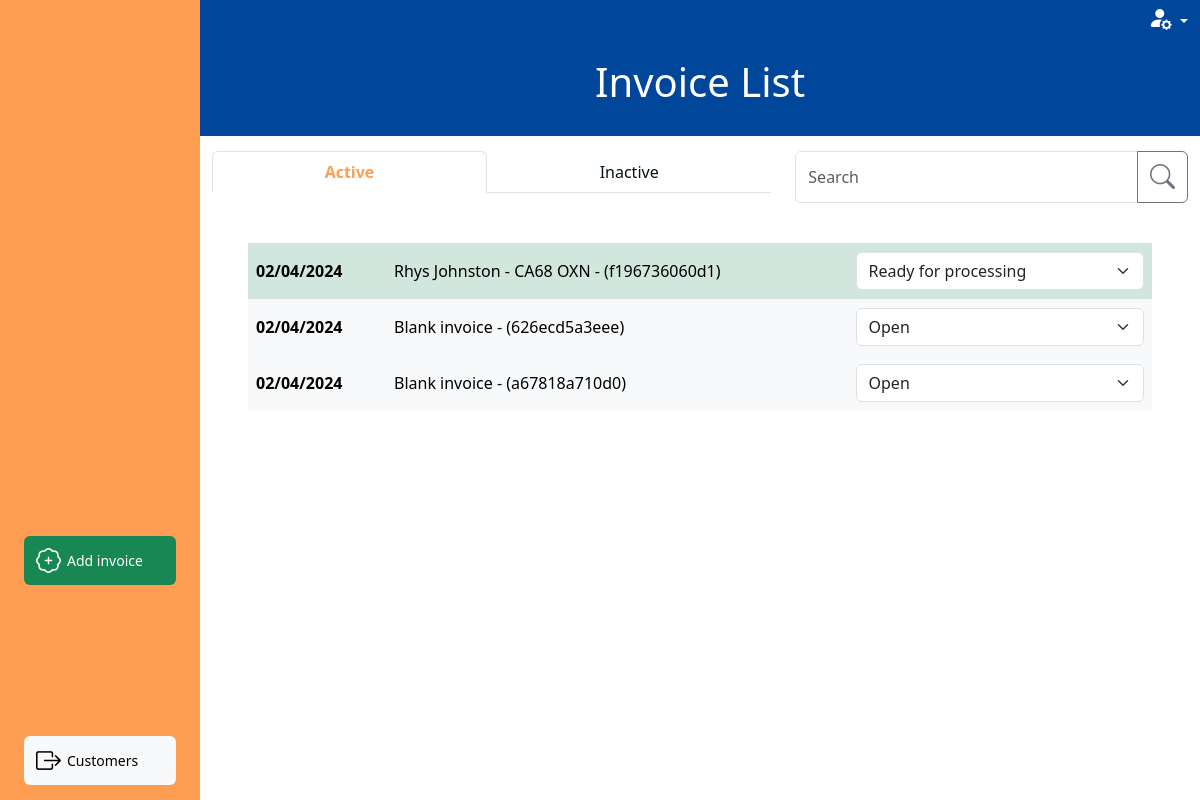
Page /invoices/invoice_list on the earlier database version.
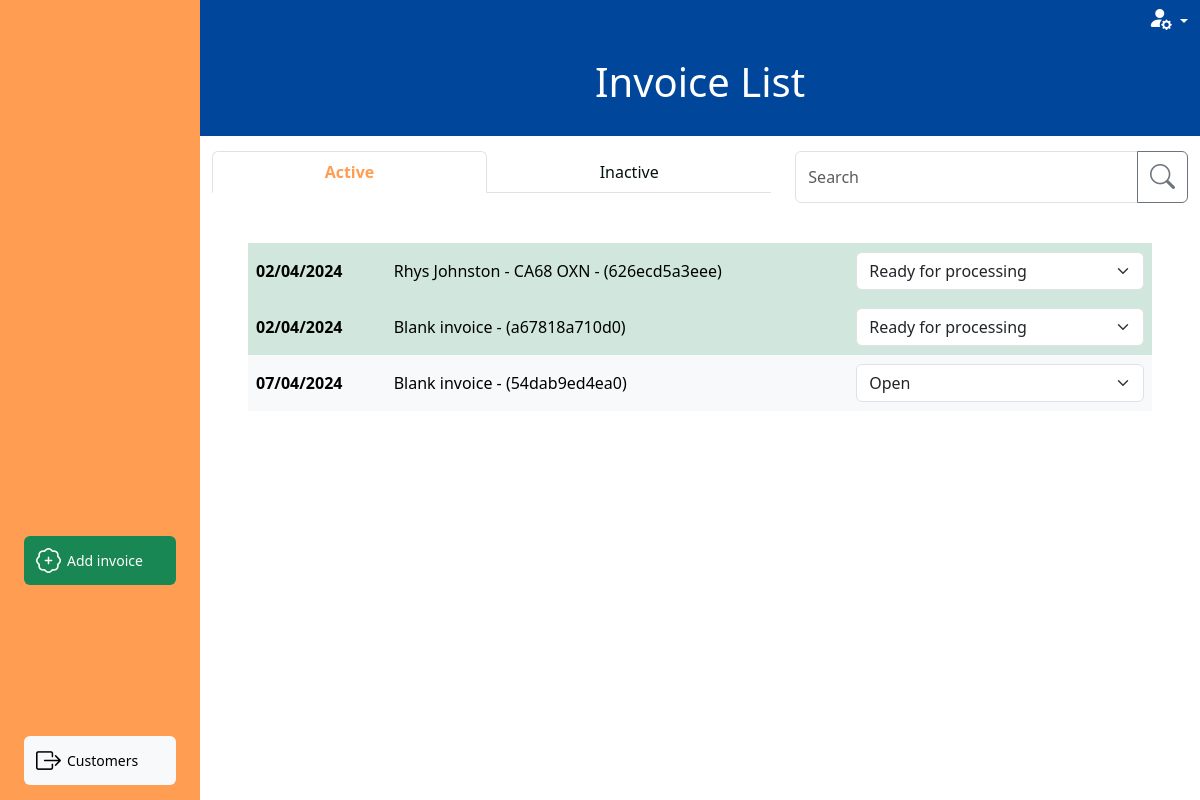
Same page on the later database version.
### invoice/models.py (models this page shows, shortened)
class Invoice(models.Model):
    class InvoiceStatus(models.IntegerChoices):
        WORK_ON_HOLD = 1, 'Work on hold'
        OPEN = 2, 'Open'
        READY_FOR_PROCESSING = 3, 'Ready for processing'
        READY_FOR_VERIFICATION = 4, 'Ready for verification'
        SENT_TO_CUSTOMER = 5, 'Sent to customer'
        COMPLETE = 6, 'Complete'
    inv_number = models.CharField(
        max_length=10, null=True, editable=False)
    inv_integer = models.PositiveIntegerField(null=True, editable=False)
    customer = models.ForeignKey(
        Customer, on_delete=models.PROTECT, related_name='invoices',
        blank=True, null=True)
    vehicle = models.ForeignKey(
        Vehicle, on_delete=models.PROTECT, related_name='invoices',
        blank=True, null=True)
    date_in = models.DateTimeField(blank=True, null=True)
    mileage = models.PositiveIntegerField(blank=True, null=True)
    status = models.PositiveSmallIntegerField(
        choices=InvoiceStatus.choices, blank=True, null=True)
    active = models.BooleanField(default=True, blank=True, null=True)
    parts_total = models.PositiveIntegerField(blank=True, null=True)
    labour_total = models.PositiveIntegerField(blank=True, null=True)
    subtotal = models.PositiveIntegerField(blank=True, null=True)
    vat_total = models.PositiveIntegerField(blank=True, null=True)
    grand_total = models.PositiveIntegerField(blank=True, null=True)
    slug = models.SlugField(max_length=100, unique=True, blank=False, null=False)
    unique_id = models.CharField(null=True, blank=True, max_length=100)
    def __str__(self):
        if self.inv_integer:
            result = f'{self.customer} - {self.vehicle} - {self.inv_number}'
        elif self.customer and self.vehicle:
            result = f'{self.customer} - {self.vehicle} - ({self.unique_id})'
        elif self.customer or self.vehicle:
            result = f'{self.customer or self.vehicle} - ({self.unique_id})'
        else:
            result = f'Blank invoice - ({self.unique_id})'
        return result

### customer/models.py (models this page shows, shortened)
class Customer(models.Model):
    class CustomerType(models.IntegerChoices):
        TRADE = 1, 'Trade'
        PRIVATE = 2, 'Private'
    class PaymentTerms(models.IntegerChoices):
        PIA = 1, 'Payment in advance'
        NET_7 = 2, '7 days'
        NET_14 = 3, '14 days'
        NET_30 = 4, '30 days'
        NET_60 = 5, '60 days'
    name = models.CharField(max_length=20, blank=False, null=False)
    friendly_name = models.CharField(max_length=10, blank=True, null=True)
    type = models.PositiveSmallIntegerField(
        choices=CustomerType.choices, blank=True, null=True)
    address_line_1 = models.CharField(max_length=27, blank=True, null=True)
    address_line_2 = models.CharField(max_length=27, blank=True, null=True)
    city_region = models.CharField(max_length=27, blank=True, null=True)
    postcode = models.CharField(max_length=10, blank=True, null=True)
    contact_number_primary = models.CharField(max_length=20, blank=True, null=True)
    email = models.CharField(max_length=20, blank=True, null=True)
    payment_terms = models.PositiveSmallIntegerField(
        choices=PaymentTerms.choices, blank=True, null=True)
    active = models.BooleanField(default=True, blank=True, null=True)
    slug = models.SlugField(max_length=100, unique=True, blank=False, null=False)
    def __str__(self):
        return self.name

class Vehicle(models.Model):
    customer = models.ForeignKey(
        Customer, blank=False, null=False, on_delete=models.CASCADE)
    registration = models.CharField(max_length=10, null=False, blank=False)
    make = models.CharField(max_length=27, blank=True, null=True)
    model = models.CharField(max_length=27, blank=True, null=True)
    active = models.BooleanField(default=True, blank=True, null=True)
    slug = models.SlugField(max_length=100, unique=True, blank=False, null=False)
    def __str__(self):
        return self.registration

### invoice/views.py (the view, shortened to what this page needs)
# urls.py: path('invoice_list', views.invoice_list, name='invoice_list'),
def invoice_list(request):
    create_invoice_form = InvoiceForm(initial={'status': 2})
    invoices = Invoice.objects.all()
    query = None
    filter_mapping = {
        'active': [2, 3, 4],
        'pending': [5,],
        'inactive': [1, 6]
    }
    filter = 'active'
    if request.method == 'GET':
        if 'filter' in request.GET:
            filter = request.GET['filter']
            if 'q' in request.GET:
                query = request.GET['q']
                if not query:
                    messages.error(request, 'Nothing entered in search bar.')
                    return redirect(reverse('invoice_list'))
                queries = Q(customer__name__icontains=query) | Q(vehicle__registration__icontains=query)
                invoices = invoices.filter(queries)
    status_to_filter = filter_mapping.get(filter)
    invoices=invoices.filter(status__in=status_to_filter)
    status_class_map = {
        1: 'secondary',
        2: 'light',
        3: 'success',
        4: 'warning',
        5: 'danger',
        6: 'light'
    }
    context = {
        'create_invoice_form': create_invoice_form,
        'invoices': invoices,
        'search_term': query,
        'filter_status': filter,
        'status_class_map': status_class_map,
        'available_status_map': available_status_full_dict_map
    }
    return render(request, 'invoice/invoice_list.html', context)

### invoice/context_processors.py (called while the page is built)
def user_creds(request):
    return {
        'Mechanic': request.user.groups.filter(name='Mechanic').exists(),
        'Accounts': request.user.groups.filter(name='Accounts').exists(),
        'Foreman': request.user.groups.filter(name='Foreman').exists(),
    }

### invoice/forms.py (called while the page is built)
def add_or_edit_path(slug, type):
    if slug:
        path = reverse('edit_'+type, args=[slug])
    else:
        path = reverse('create_'+type)
    return path

def add_or_edit_modal(slug, type, layout):
    if slug:
        layout
    else:
        layout = Modal(
            layout,
            css_id=type+"_modal",
            title="Add "+type.capitalize(),
            css_class="modal-lg h-100 overflow-y-auto"
        )
    return  layout

    def create_option(self, name, value, label, selected, index, subindex=None, attrs=None):
        option = super().create_option(
            name, value, label, selected, index, subindex=subindex, attrs=attrs)
        try:
            instance = self.choices.queryset.get(pk=value.value)
            option_fk = instance.customer.id
            if option_fk:
                option['attrs']['class'] = option_fk
        except:
            option['attrs']['class'] = 'no_customer'
        return option

### invoice/templatetags/custom_tags.py (called while the page is built)
@register.filter
def get_dict_value(key_to_search, dict):
    return dict.get(key_to_search, {})

@register.filter
def date_uk(value):
    return formats.date_format(value, "d/m/Y")

### invoice/templates/invoice/invoice_list.html (shortened to what this page needs)
{% extends "base_dashboard.html" %}
{% load static %}
{% load crispy_forms_tags %}
{% load custom_tags %}
{% block css %}
{{ block.super }}
<link rel="stylesheet" href="{% static 'invoice/css/invoice.css' %}">
{% endblock %}
{% block page_heading %}Invoice List{% endblock %}
{% block side_menu_action_items %}
<a type="button" data-bs-toggle="modal" data-bs-target="#invoice_modal" class="btn side-menu-link btn-success"><i
        class="bi bi-patch-plus"></i> <span>Add invoice</span></a>
{% endblock side_menu_action_items %}
{% block side_menu_nav_items %}
<a href="{% url 'customer_list' %}" class="btn side-menu-link btn-light"><i
        class="bi bi-box-arrow-right"></i><span>Customers</span></a>
{% endblock side_menu_nav_items %}
{% block filter_search %}
<div class="col-7 d-none d-lg-block mb-4">
    <ul class="nav nav-tabs nav-fill" role="navigation">
        <li class="nav-item">
            <a class="nav-link {% if filter_status == 'active' %}active" aria-current="page" {% else %}" {% endif %}
            href="{% url 'invoice_list' %}">Active</a>
        </li>
        <li class="nav-item">
            <a class="nav-link {% if filter_status == 'inactive' %}active" aria-current="page" {% else %}" {% endif %}
            href="{% url 'invoice_list' %}?filter=inactive">Inactive</a>
        </li>
    </ul>
</div>
<div class="col-lg-5 d-none d-lg-block ">
    <form action="{% url 'invoice_list' %}" method="GET">
        {% include 'includes/searchbar.html' %}
    </form>
</div>
{% endblock %}
{% block dashboard_content %}
<div class="table-responsive">
    <table class="table table-hover align-middle invoice-list-table">
        <tbody>
            {% if invoices %}
                {% for invoice in invoices %}
                    {% with status=invoice.status %}
                        {% if status == 1 and Mechanic or status == 3 and Mechanic %}
                        {% elif status == 4 and not Accounts %}
                        {% else %}
                        <tr class="table-{{ invoice.status|get_dict_value:status_class_map }}">
                            <th scope="row " class="d-none d-lg-table-cell">
                                <a href="{% url 'invoice_summary' invoice.slug %}">{{invoice.date_in|date_uk}}</a>
                            </th>
                            <td class="d-none d-lg-table-cell">
                                <a href="{% url 'invoice_summary' invoice.slug %}">{{invoice}}</a>
                            </td>
                            <td class="d-none d-md-table-cell">
                                <form action="{% url 'invoice_list' %}" method="POST" id="invoice_change_status_{{invoice.pk}}">
                                    <select class="form-select" aria-label="Default select example" onchange="submitForm(this)"
                                        name="status">
                                        <option selected disabled>{{invoice.get_status_display}}</option>
                                    </select>
                                </form>
                            </td>
                        </tr>
                        {% endif %}
                    {% endwith %}
                {% endfor %}
            {% else %}
            <div class="text-center">
                <h5>No results</h5>
            </div>
            {% endif %}
        </tbody>
    </table>
</div>
{% endblock %}

### templates/base_dashboard.html (shortened to what this page needs)
{% extends "base.html" %}
{% load static %}
{% block content %}
<div class="container-fluid vh-100 main-container">
  <div class="row h-100">
    <div class="col-lg-2 d-none d-lg-block side-menu">
      <div class="container vh-100">
        <div class="row h-50">
          <div class="col-12 d-flex w-100">
          </div>
        </div>
        <div class="row h-25 d-flex align-items-end">
          <div class="col-12">
                {% block side_menu_action_items %}
                {% endblock side_menu_action_items %}
          </div>
        </div>
        <div class="row h-25 d-flex align-items-end">
          <div class="col-12 ">
              {% block side_menu_nav_items %}
              {% endblock side_menu_nav_items %}
          </div>
        </div>
      </div>
    </div>
    <div class="col-12 col-lg-10 outer-container p-0">
      <header class="container-fluid header-container">
        <div class="row">
          <div class="col text-end">
            <div class="dropdown">
              <a class="dropdown-toggle" href="#" role="button" data-bs-toggle="dropdown" aria-expanded="false">
                <i class="bi bi-person-fill-gear fs-4 text-white"></i>
              </a>
            </div>
          </div>
        </div>
        <div class="row heading-row">
          <div class="col d-flex align-items-center justify-content-center heading-container">
            <h1 class="d-inline">{% block page_heading %}{% endblock %}</h1>
        </div>
        </div>
      </header>
      <div class="container-fluid filter-search-container">
        <div class="row">
          {% block filter_search %}
          {% endblock %}
        </div>
      </div>
      <div class="container dashboard-content-container mt-4 px-lg-5">
        <div class="row h-100">
          <div class="col-12">
            {% block dashboard_content %}
            {% endblock %}
          </div>
        </div>
      </div>
    </div>
  </div>
</div>
{% endblock %}

### templates/base.html (shortened to what this page needs)
{% load static %}
<!doctype html>
<html lang="en">
<head>
  {% block css %}
  <link href="https://cdn.jsdelivr.net/npm/bootstrap@5.3.3/dist/css/bootstrap.min.css" rel="stylesheet"
>
  <link rel="stylesheet" href="https://cdn.jsdelivr.net/npm/bootstrap-icons@1.11.3/font/bootstrap-icons.min.css">
  <link rel="stylesheet" href="{% static 'css/base.css' %}">
  {% endblock %}
</head>
<body>
  {% block content %}
  {% endblock %}
</body>
</html>

### templates/includes/searchbar.html (shortened to what this page needs)
<div class="input-group mb-3">
    <input id="search-bar" type="text" class="form-control" placeholder="Search" aria-label="Search"
        aria-describedby="search-confirm" name="q">
    <button class="btn btn-outline-secondary" type="submit" id="search-confirm"><i class="bi bi-search"></i></button>
</div>

### static/css/base.css (style rules this page uses)
html { height: 100%; overflow: hidden; }
a { color: black; text-decoration: none; }
i { font-size: 25px; }
.side-menu { background-color: rgba(255, 124, 26, 0.75) !important; color: white; border: 0; }
.side-menu-link { display: flex; align-items: center; font-size: 14px; font-weight: 500; border:none; width: 100%; margin-bottom: 15px; }
.side-menu-link > i { font-size: 25px; margin-right: 6px; }
.header-container { background-color: #00469B; }
.dropdown-toggle { color: white; }
.heading-container h1 { color:white; }
.heading-row { height: 100px; margin-bottom: 15px; border-radius: 8px; }
.outer-container { overflow-y: auto; height: 100vh; }
tr { line-height: 40px; }
th > a, td > a { text-decoration: none; display:block }
.invoice-list-table tr, .invoice-list-table td, .invoice-list-table th, .bottom-row, .bottom-row td { border: none!important; }

### invoice/static/invoice/css/invoice.css (style rules this page uses)
.nav-item .nav-link { color: #03120E; }
.nav-tabs .nav-item .nav-link.active { color: #FF9D53!important; font-weight: 600; }

Differences in the rows shown:
no longer on this page (row edited): Invoice: date_in "02/04/2024", inv_integer+customer+vehicle "Rhys Johnston - CA68 OXN - (f196736060d1)", status "Ready for processing"
changed Invoice: inv_integer+customer+vehicle "Blank invoice - (626ecd5a3eee)" → "Rhys Johnston - CA68 OXN - (626ecd5a3eee)"; status "Open" → "Ready for processing"
changed Invoice "Blank invoice - (a67818a710d0)": status "Open" → "Ready for processing"
added Invoice: date_in "07/04/2024", inv_integer+customer+vehicle "Blank invoice - (54dab9ed4ea0)", status "Open"
